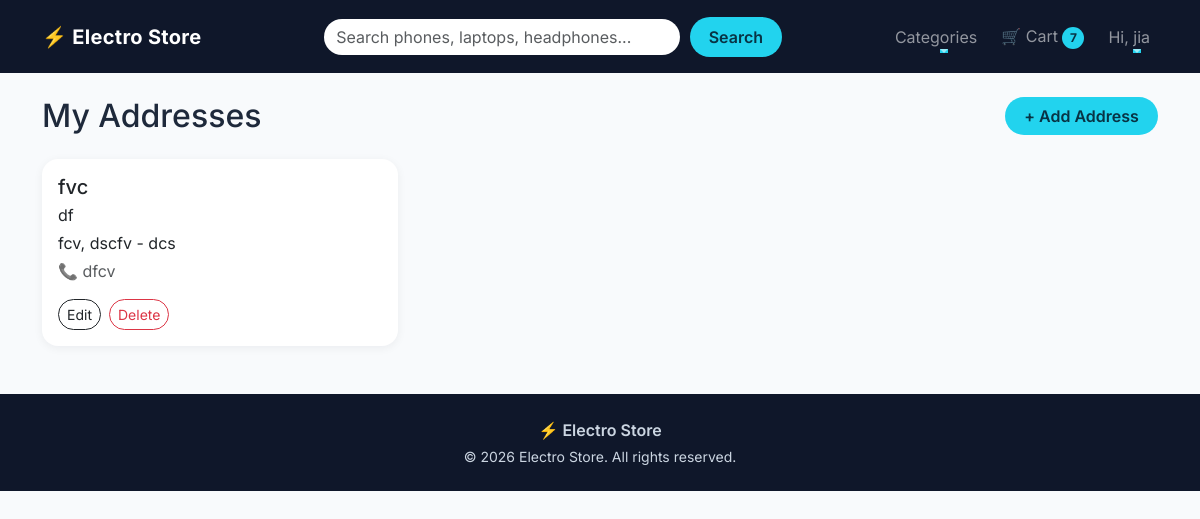
Screenshot of /accounts/addresses/ (signed in) with the database file from the repository.
### accounts/models.py (models this page shows, shortened)
class User(AbstractUser):
    phone = models.CharField(max_length=15, blank=True)

class Address(models.Model):
    user = models.ForeignKey(User,on_delete=models.CASCADE,related_name='addresses')
    full_name = models.CharField(max_length=150)
    phone = models.CharField(max_length=15)
    address_line = models.CharField(max_length=300)
    city = models.CharField(max_length=50)
    state = models.CharField(max_length=50)
    pincode = models.CharField(max_length=6)
    class Meta:
        verbose_name_plural = 'addresses'

### accounts/views.py (the view)
# urls.py: path('addresses/',views.address_list_view,name='address_list'),
@login_required
def address_list_view(request):
    addresses = request.user.addresses.all()
    return render(request,'accounts_templates/address_list.html',{'addresses': addresses})

### cart/context_processors.py (called while the page is built)
def cart_count(request):
    count = 0
    if request.user.is_authenticated:
        cart = Cart.objects.filter(user=request.user).first()
        if cart:
            count = cart.total_items
    return {'cart_count': count}

### cart/models.py (called while the page is built)
    @property
    def total_items(self):
        return sum(item.quantity for item in self.items.all())

### store/context_processors.py (called while the page is built)
def categories(request):
    return {'nav_categories' : Category.objects.all()}

### templates/accounts_templates/address_list.html (shortened to what this page needs)
{% extends 'base.html' %}
{% block content %}
<div class="d-flex justify-content-between align-items-center mb-4">
  <h2 class="mb-0">My Addresses</h2>
  <a href="{% url 'accounts:add_address' %}" class="btn btn-accent">+ Add Address</a>
</div>
{% if addresses %}
<div class="row g-4">
  {% for address in addresses %}
  <div class="col-md-6 col-lg-4 reveal" style="--delay: 0.{{ forloop.counter }}s">
    <div class="card address-card h-100 p-3">
      <h5 class="mb-1">{{ address.full_name }}</h5>
      <p class="mb-1">{{ address.address_line }}</p>
      <p class="mb-1">{{ address.city }}, {{ address.state }} - {{ address.pincode }}</p>
      <p class="text-muted mb-3">📞 {{ address.phone }}</p>
      <div class="d-flex gap-2 mt-auto">
        <a href="{% url 'accounts:edit_address' address.pk %}" class="btn btn-sm btn-outline-dark rounded-pill">Edit</a>
        <form method="post" action="{% url 'accounts:delete_address' address.pk %}"
              onsubmit="return confirm('Delete this address?');">
          <button type="submit" class="btn btn-sm btn-outline-danger rounded-pill">Delete</button>
        </form>
      </div>
    </div>
  </div>
  {% endfor %}
</div>
{% else %}
<div class="text-center py-5">
  <p class="display-6">📍</p>
  <p class="text-muted">You haven't saved any address yet.</p>
  <a href="{% url 'accounts:add_address' %}" class="btn btn-accent">Add your first address</a>
</div>
{% endif %}
{% endblock %}

### templates/base.html (shortened to what this page needs)
{% load static %}
<!DOCTYPE html>
<html lang="en">
<head>
  <link href="https://cdn.jsdelivr.net/npm/bootstrap@5.3.3/dist/css/bootstrap.min.css" rel="stylesheet">
  <link href="{% static 'css/style.css' %}" rel="stylesheet">
</head>
<body>
  <nav class="navbar navbar-expand-lg navbar-dark sticky-top site-navbar" id="mainNavbar">
    <div class="container">
      <a class="navbar-brand" href="{% url 'store:home' %}"><span class="brand-icon">⚡</span> Electro Store</a>
      <div class="collapse navbar-collapse" id="navMenu">
        <form class="search-form mx-lg-auto my-3 my-lg-0" role="search" action="{% url 'store:product_list' %}" method="get">
          <input class="form-control" type="search" name="q" placeholder="Search phones, laptops, headphones...">
          <button class="btn btn-accent" type="submit">Search</button>
        </form>
        <ul class="navbar-nav align-items-lg-center gap-lg-2">
          <li class="nav-item dropdown">
            <a class="nav-link nav-anim dropdown-toggle" href="#" role="button" data-bs-toggle="dropdown"
              aria-expanded="false">
              Categories
            </a>
          </li>
          <li class="nav-item">
            <a class="nav-link nav-anim" href="#">
              🛒 Cart <span class="cart-badge" id="cartCount">{{ cart_count }}</span>
            </a>
          </li>
          {% if user.is_authenticated %}
          <li class="nav-item dropdown">
            <a class="nav-link nav-anim dropdown-toggle" href="#" role="button" data-bs-toggle="dropdown"
              aria-expanded="false">
              Hi, {{ user.first_name|default:user.username }}
            </a>
          </li>
          {% else %}
          <li class="nav-item"><a class="nav-link nav-anim" href="{% url 'accounts:login' %}">Login</a></li>
          <li class="nav-item"><a class="btn btn-accent ms-lg-2" href="{% url 'accounts:signup' %}">Sign Up</a></li>
          {% endif %}
        </ul>
      </div>
    </div>
  </nav>
  <main class="container my-4 page-content">
    {% block content %}{% endblock %}
  </main>
  <footer class="site-footer mt-5">
    <div class="container py-4 text-center">
      <p class="mb-1 fw-semibold">⚡ Electro Store</p>
      <p class="mb-0 small">© 2026 Electro Store. All rights reserved.</p>
    </div>
  </footer>
</body>
</html>

### static/css/style.css (style rules this page uses)
:root { --bg-dark: #0f172a; --accent: #22d3ee; --accent-dark: #06b6d4; --text-dark: #1e293b; --ease: cubic-bezier(0.22, 1, 0.36, 1); }
body { font-family: 'Inter', system-ui, sans-serif; color: var(--text-dark); background: #f8fafc; animation: pageFade 0.6s var(--ease); }
.site-navbar { background: var(--bg-dark); padding: 1rem 0; transition: padding 0.35s var(--ease), box-shadow 0.35s var(--ease), background 0.35s var(--ease); }
.navbar-brand { font-weight: 700; letter-spacing: 0.3px; transition: transform 0.3s var(--ease); }
.brand-icon { display: inline-block; transition: transform 0.5s var(--ease); }
.nav-anim { position: relative; }
.nav-anim::after { content: ''; position: absolute; left: 50%; bottom: 4px; width: 0; height: 2px; background: var(--accent); transition: width 0.3s var(--ease), left 0.3s var(--ease); }
.search-form { display: flex; width: 100%; max-width: 460px; gap: 0.5rem; }
.search-form .form-control { border-radius: 50px; border: 2px solid transparent; transition: border-color 0.3s, box-shadow 0.3s; }
.btn-accent { background: var(--accent); color: #083344; font-weight: 600; border: none; border-radius: 50px; padding: 0.45rem 1.2rem; transition: transform 0.25s var(--ease), box-shadow 0.25s var(--ease), background 0.25s; }
.cart-badge { display: inline-block; min-width: 22px; padding: 2px 7px; border-radius: 50px; background: var(--accent); color: #083344; font-size: 0.75rem; font-weight: 700; text-align: center; }
.js .reveal { opacity: 0; transform: translateY(28px); transition: opacity 0.7s var(--ease), transform 0.7s var(--ease); transition-delay: var(--delay, 0s); }
.js .reveal.visible { opacity: 1; transform: none; }
.site-footer { background: var(--bg-dark); color: #cbd5e1; }
.address-card { border: none; border-radius: 16px; box-shadow: 0 2px 10px rgba(15, 23, 42, 0.06); transition: transform 0.3s var(--ease), box-shadow 0.3s var(--ease); }

### rows the page displays
User: first_name "jia"
Address: full_name "fvc", address_line "df", city "fcv", state "dscfv", pincode "dcs", phone "dfcv"

### other values shown
{{ cart_count }} "7"
